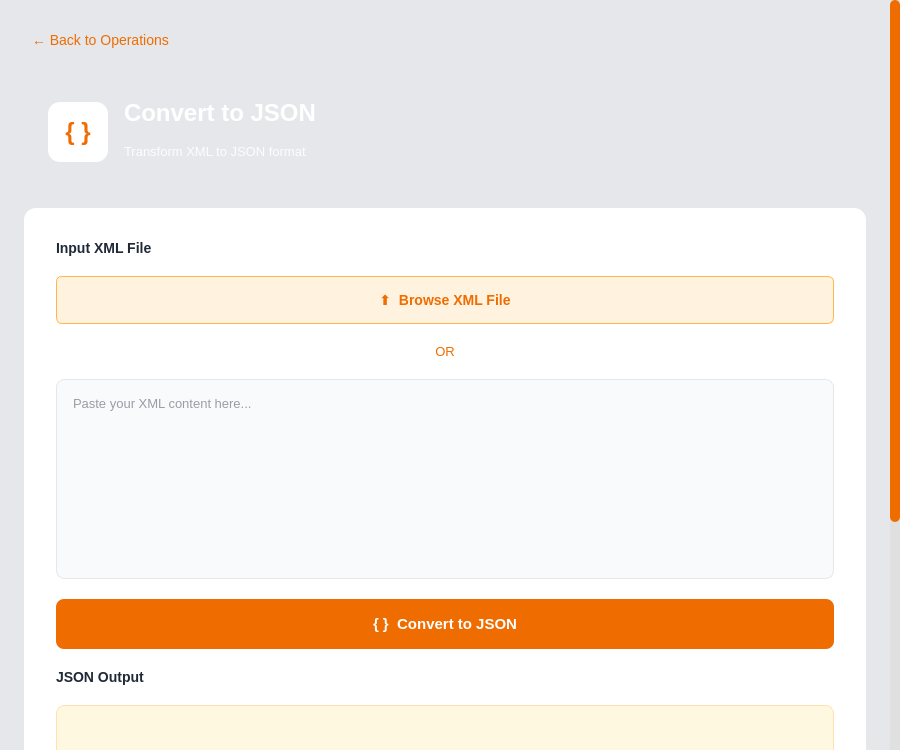
<?xml version="1.0" encoding="UTF-8"?>
<ui version="4.0">
 <class>JsonConverterPage</class>
 <widget class="QWidget" name="JsonConverterPage">
  <property name="geometry">
   <rect>
    <x>0</x>
    <y>0</y>
    <width>900</width>
    <height>750</height>
   </rect>
  </property>
  <property name="windowTitle">
   <string>Convert to JSON</string>
  </property>
  <property name="styleSheet">
   <string notr="true">
/* Global styles */
QWidget {
    background-color: #e5e7eb;
}
QLabel {
    background-color: transparent;
}

/* Specific styling for scroll area's content wrapper */
QWidget#scrollAreaWidgetContents {
    background-color: #e5e7eb;
}

/* Back Button */
QPushButton#backButton {
    background-color: transparent;
    border: none;
    color: #ef6c00;
    font-size: 14px;
    text-align: left;
    padding: 8px;
}

QPushButton#backButton:hover {
    background-color: rgba(239, 108, 0, 0.1);
    border-radius: 6px;
    text-decoration: none;
}

/* Header Widget (Gradient Orange) */
QWidget#headerWidget {
    background: qlineargradient(x1:0, y1:0, x2:1, y2:0,
                                 stop:0 #ef6c00, stop:1 #fb8c00);
    border-radius: 12px;
}

QLabel#titleLabel {
    color: white;
    font-size: 24px;
    font-weight: bold;
}

QLabel#subtitleLabel {
    color: rgba(255, 255, 255, 0.9);
    font-size: 13px;
}

/* Content Widget (White Card) */
QWidget#contentWidget {
    background-color: white;
    border-radius: 12px;
}

/* Labels */
QLabel#inputLabel, QLabel#outputLabel {
    color: #1f2937;
    font-size: 14px;
    font-weight: 600;
}

/* Browse Button */
QPushButton#browseButton {
    background-color: #fff3e0;
    color: #ef6c00;
    border: 1px solid #ffb74d;
    border-radius: 6px;
    padding: 12px 24px;
    font-size: 14px;
    font-weight: 500;
}

QPushButton#browseButton:hover {
    background-color: #ffe0b2;
}

/* Input Text Edit */
QTextEdit#inputTextEdit {
    background-color: #f9fafb;
    border: 1px solid #e5e7eb;
    border-radius: 8px;
    padding: 12px;
    font-family: 'Courier New', monospace;
    font-size: 13px;
    color: #374151;
}

QTextEdit#inputTextEdit:focus {
    border: 2px solid #ef6c00;
    background-color: white;
}

/* Output Text Edit */
QTextEdit#outputTextEdit {
    background-color: #fff8e1;
    border: 1px solid #ffe0b2;
    border-radius: 8px;
    padding: 12px;
    font-family: 'Courier New', monospace;
    font-size: 13px;
    color: #e65100;
}

/* Convert Button */
QPushButton#convertButton {
    background-color: #ef6c00;
    color: white;
    border: none;
    border-radius: 8px;
    padding: 14px 28px;
    font-size: 15px;
    font-weight: 600;
}

QPushButton#convertButton:hover {
    background-color: #e65100;
}

QPushButton#convertButton:pressed {
    background-color: #d84315;
}

/* Download Button (Orange to match theme) */
QPushButton#downloadButton {
    background-color: #fb8c00;
    color: white;
    border: none;
    border-radius: 8px;
    padding: 12px 24px;
    font-size: 14px;
    font-weight: 600;
}

QPushButton#downloadButton:hover {
    background-color: #f57c00;
}

/* ScrollBar */
QScrollBar:vertical {
    border: none;
    background: #e0e0e0;
    width: 10px; 
    margin: 0px; 
}
QScrollBar::handle:vertical {
    background: #ef6c00; 
    min-height: 20px;
    border-radius: 5px;
}
QScrollBar::handle:vertical:hover {
    background: #e65100; 
}
QScrollBar::add-line:vertical, QScrollBar::sub-line:vertical {
    border: none;
    background: none;
    height: 0px; 
}
QScrollBar::add-page:vertical, QScrollBar::sub-page:vertical {
    background: none;
}
   </string>
  </property>

  <layout class="QVBoxLayout" name="rootLayout">
   <property name="leftMargin"><number>0</number></property>
   <property name="rightMargin"><number>0</number></property>
   <property name="topMargin"><number>0</number></property>
   <property name="bottomMargin"><number>0</number></property>

   <item>
    <widget class="QScrollArea" name="scrollArea">
     <property name="widgetResizable">
      <bool>true</bool>
     </property>
     <property name="frameShape">
      <enum>QFrame::NoFrame</enum>
     </property>

     <widget class="QWidget" name="scrollAreaWidgetContents">
      <layout class="QVBoxLayout" name="mainLayout">
       <property name="spacing"><number>16</number></property>
       <property name="leftMargin"><number>24</number></property>
       <property name="topMargin"><number>24</number></property>
       <property name="rightMargin"><number>24</number></property>
       <property name="bottomMargin"><number>24</number></property>

       <!-- 1. Back Button -->
       <item>
        <widget class="QPushButton" name="backButton">
         <property name="text">
          <string>← Back to Operations</string>
         </property>
         <property name="cursor">
          <cursorShape>PointingHandCursor</cursorShape>
         </property>
        </widget>
       </item>

       <!-- 2. Header Widget -->
       <item>
        <widget class="QWidget" name="headerWidget" native="true">
         <property name="minimumSize">
          <size><width>0</width><height>120</height></size>
         </property>
         <layout class="QHBoxLayout" name="headerLayout">
          <property name="spacing"><number>16</number></property>
          <property name="leftMargin"><number>24</number></property>
          <property name="topMargin"><number>24</number></property>
          <property name="rightMargin"><number>24</number></property>
          <property name="bottomMargin"><number>24</number></property>

          <item>
           <widget class="QLabel" name="iconLabel">
            <property name="minimumSize">
             <size><width>60</width><height>60</height></size>
            </property>
            <property name="maximumSize">
             <size><width>60</width><height>60</height></size>
            </property>
            <property name="styleSheet">
             <string notr="true">background-color: white; border-radius: 12px; font-size: 24px; font-weight: bold; color: #ef6c00;</string>
            </property>
            <property name="text"><string>{ }</string></property>
            <property name="alignment">
             <set>Qt::AlignCenter</set>
            </property>
           </widget>
          </item>

          <item>
           <layout class="QVBoxLayout" name="headerTextLayout">
            <property name="spacing"><number>4</number></property>
            <item>
             <widget class="QLabel" name="titleLabel">
              <property name="text">
               <string>Convert to JSON</string>
              </property>
             </widget>
            </item>
            <item>
             <widget class="QLabel" name="subtitleLabel">
              <property name="text">
               <string>Transform XML to JSON format</string>
              </property>
             </widget>
            </item>
           </layout>
          </item>
          <item><spacer name="horizontalSpacer"><property name="orientation"><enum>Qt::Horizontal</enum></property></spacer></item>
         </layout>
        </widget>
       </item>

       <!-- 3. Content Widget (White Card) -->
       <item>
        <widget class="QWidget" name="contentWidget" native="true">
         <layout class="QVBoxLayout" name="contentLayout">
          <property name="spacing"><number>20</number></property>
          <property name="leftMargin"><number>32</number></property>
          <property name="topMargin"><number>32</number></property>
          <property name="rightMargin"><number>32</number></property>
          <property name="bottomMargin"><number>32</number></property>

          <item>
           <widget class="QLabel" name="inputLabel">
            <property name="text">
             <string>Input XML File</string>
            </property>
           </widget>
          </item>

          <item>
           <widget class="QPushButton" name="browseButton">
            <property name="minimumSize">
             <size><width>0</width><height>48</height></size>
            </property>
            <property name="cursor">
             <cursorShape>PointingHandCursor</cursorShape>
            </property>
            <property name="text">
             <string>⬆  Browse XML File</string>
            </property>
           </widget>
          </item>

          <item>
           <widget class="QLabel" name="orLabel">
            <property name="text"><string>OR</string></property>
            <property name="alignment"><set>Qt::AlignCenter</set></property>
            <property name="styleSheet"><string>color: #ef6c00; font-size: 13px;</string></property>
           </widget>
          </item>

          <item>
           <widget class="QTextEdit" name="inputTextEdit">
            <property name="minimumSize">
             <size><width>0</width><height>200</height></size>
            </property>
            <property name="placeholderText">
             <string>Paste your XML content here...</string>
            </property>
           </widget>
          </item>

          <item>
           <widget class="QPushButton" name="convertButton">
            <property name="minimumSize">
             <size><width>0</width><height>50</height></size>
            </property>
            <property name="cursor">
             <cursorShape>PointingHandCursor</cursorShape>
            </property>
            <property name="text">
             <string>{ }  Convert to JSON</string>
            </property>
           </widget>
          </item>

          <item>
           <widget class="QLabel" name="outputLabel">
            <property name="text"><string>JSON Output</string></property>
           </widget>
          </item>

          <item>
           <widget class="QTextEdit" name="outputTextEdit">
            <property name="minimumSize">
             <size><width>0</width><height>250</height></size>
            </property>
            <property name="readOnly"><bool>true</bool></property>
           </widget>
          </item>

          <item>
           <widget class="QPushButton" name="downloadButton">
            <property name="minimumSize">
             <size><width>0</width><height>45</height></size>
            </property>
            <property name="cursor">
             <cursorShape>PointingHandCursor</cursorShape>
            </property>
            <property name="text">
             <string>⬇  Download JSON</string>
            </property>
           </widget>
          </item>

         </layout>
        </widget>
       </item>

      </layout>
     </widget>
    </widget>
   </item>

  </layout>
 </widget>
 <resources/>
 <connections/>
</ui>
